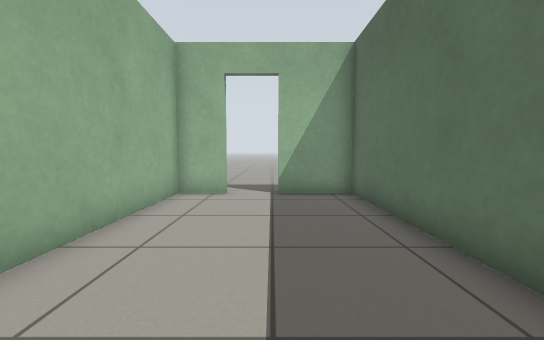
[1] (above)

14 first-person views from a walk through a robot-simulator world made for Gazebo. The camera is 0.72 m above the floor, tilts 4° down and sees 90° across. The floor is counted in squares, 0.5 m on a side. Each view is taken from the middle of a square. On the plan, view 1 faces up. The plan holds only what a view shows up to about 13 squares ahead; the rest is blank. Simple patterns stand in for the simulator's built-in surfaces.

[2]
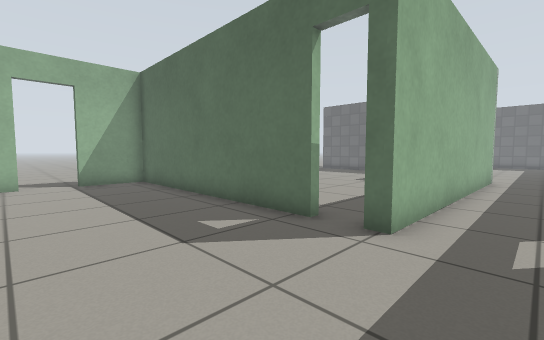

[3]
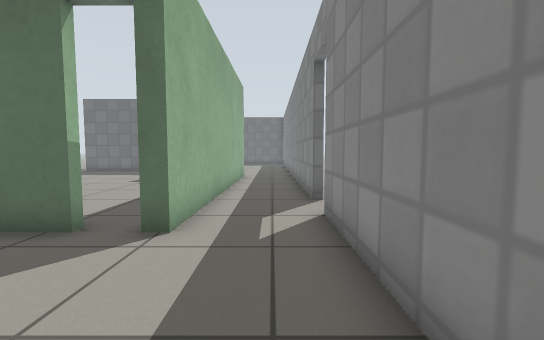

[4]
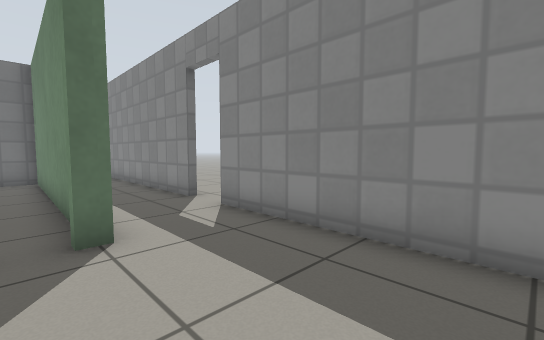

[5]
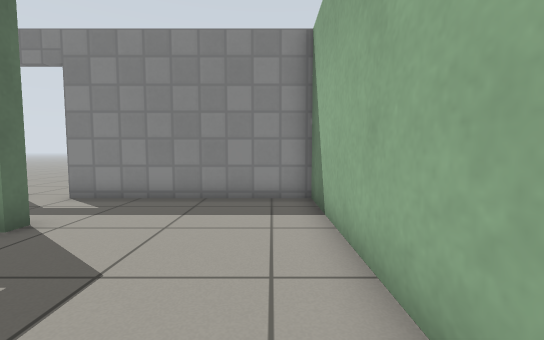

[6]
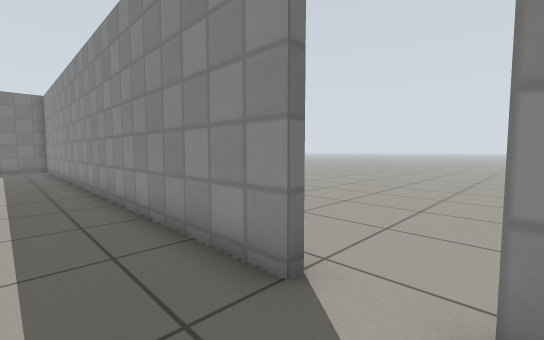

[7]
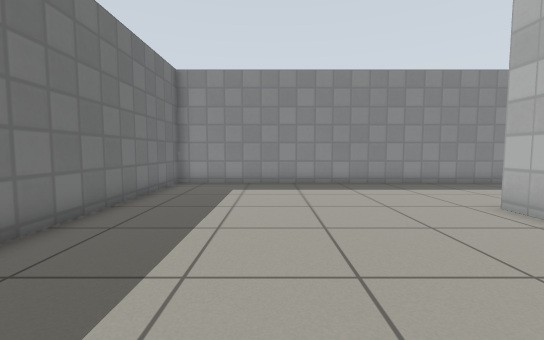

[8]
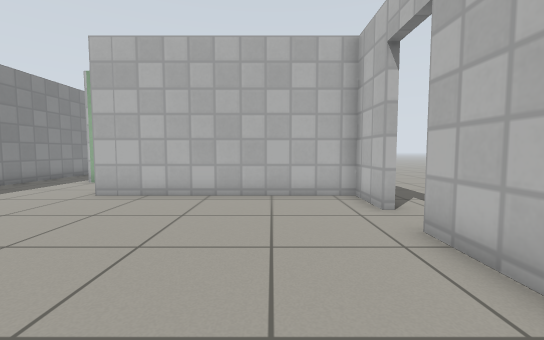

[9]
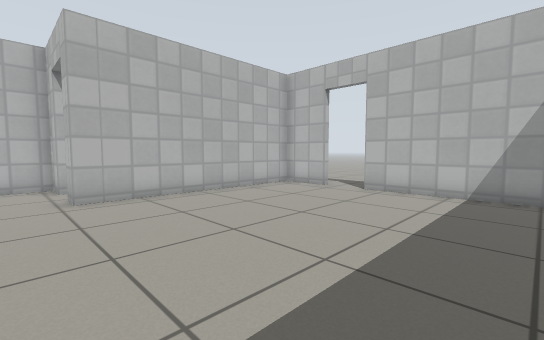

[10]
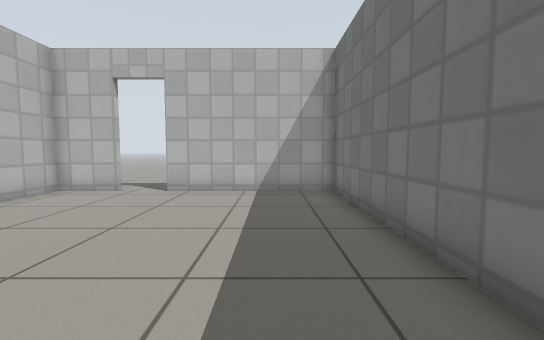

[11]
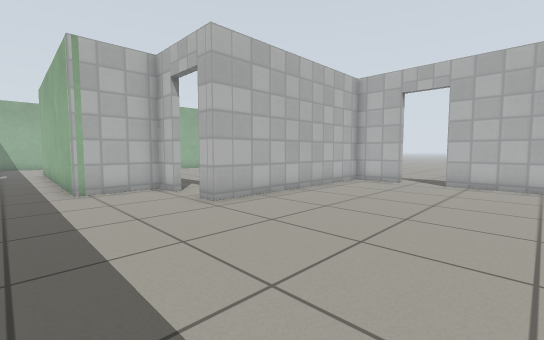

[12]
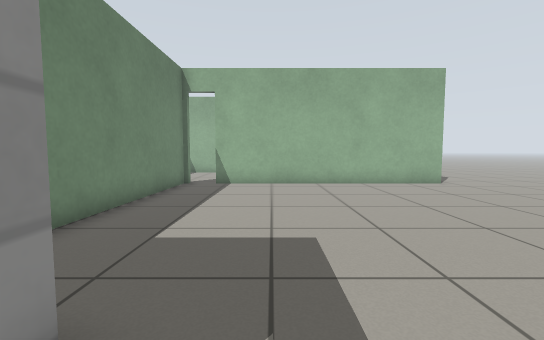

[13]
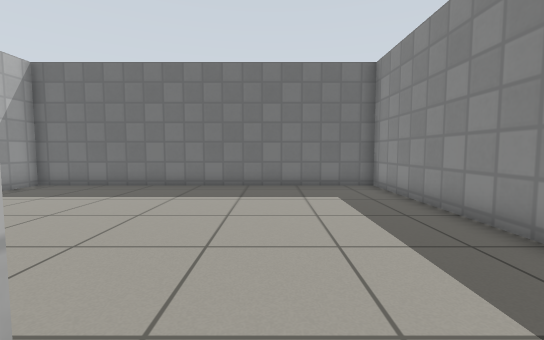

[14]
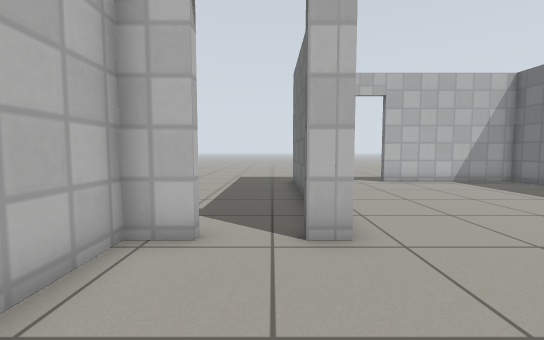

### Floor plan
Points are (right, up) in squares from view 1. A wall is a line through its corners. A room is listed if a view was taken in it or the views show most of it. See-through windows are left out.
Room 1 (views 1, 2, 3, 4, 5, 6)
walls: (2.7, -0.5) (2.7, 9.2) (0.1, 9.2); (6, -5.2) (13.5, -5.2); (-1.5, 9.2) (-3.2, 9.2) (-3.2, -5.2) (4.2, -5.2); (13.6, -2.4) (2.7, -2.2) (2.7, -1.6)
ways out: opening at (13, -3.5) to room 2; open door at (-0.5, 9) to room 3; open door at (3, -1.5) to room 3; open door at (5.5, -5) to room 3
Room 2 (views 7, 8, 9, 10, 11, 13, 14)
walls: (14.9, 0.3) (13.6, 0.3) (13.6, -2.4); (19.4, 8.7) (17.3, 8.7) (17.3, 0.3) (16.5, 0.3); (13.5, -5.2) (27.2, -5.2) (27.2, 8.7) (21.1, 8.7)
ways out: opening at (13, -3.5) to room 1; open door at (15.7, 0.3) to room 3; open door at (20.5, 9) to room 3
Room 3 (view 12)
walls: (13.2, 0.6) (13.8, 0.6); (17, 4.3) (17, 9); (2.6, -1.9) (13.3, -2.1) (13.3, -0.9); (3, 9.6) (3, -0.5)
ways out: open door at (-0.5, 9) to room 1; open door at (3, -1.5) to room 1; open door at (5.5, -5) to room 1; open door at (15.7, 0.3) to room 2; open door at (20.5, 9) to room 2

Where each view was taken, in squares from view 1:
view 1: 0 up, 0 right, facing up
view 2: 4 down, 2 left, facing up-right
view 3: 4 down, 2 left, facing right
view 4: 1 down, 2 left, facing down-right
view 5: 3 up, 2 left, facing down
view 6: 3 down, 4 right, facing down-right
view 7: 7 up, 23 right, facing down
view 8: 6 up, 26 right, facing left
view 9: 1 down, 26 right, facing up-left
view 10: 1 down, 25 right, facing up
view 11: 4 down, 24 right, facing up-left
view 12: 2 up, 15 right, facing left
view 13: 1 down, 16 right, facing right
view 14: 4 down, 16 right, facing up
